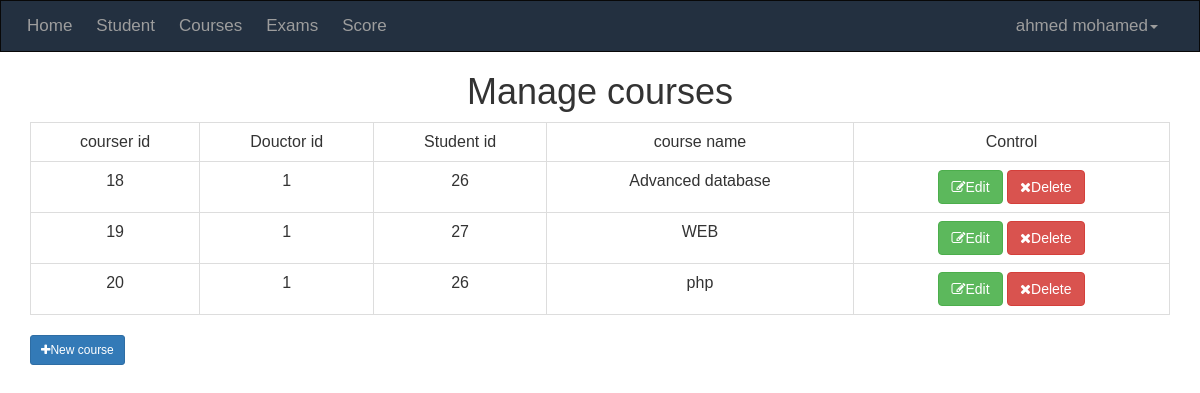
The page /admin/courses.php (signed in) on the database its author committed.
### tables this page shows
CREATE TABLE `courses` (
  `id` int(11) NOT NULL,
  `D_id` int(11) NOT NULL,
  `s_id` int(11) NOT NULL,
  `course_name` varchar(255) NOT NULL,
  `status` int(11) NOT NULL DEFAULT 0
);

### admin/courses.php (the view, shortened to what this page needs)
<?php
if(isset($_SESSION['admin_username'])){
	include "in.php";
	$do="";
	if(isset($_GET['do'])){
			$do=$_GET['do'];
	}else{
			$do='Manage';
	}
	if($do=="Manage"){
		$stmt=mysqli_query($conn,"call selectallcourses();");
		$rowcount=mysqli_num_rows($stmt);
		$courses = mysqli_fetch_all($stmt);
		if (!empty($courses)) {
?>
			<h1 class="text-center">Manage courses</h1>
			<div class="container">
				<div class="table-responsive">
					<table class="main-table text-center table table-bordered manage-avatar">
						<tr>
							<td>courser id</td>
							<td>Douctor id</td>
							<td>Student id</td>
                            <td>course name</td>
                            <td>Control</td>
						</tr>
<?php
							for($i=0;$i<$rowcount;$i++){
								echo "<tr>";
									echo "<td>".$courses[$i][0]."</td>";
									echo "<td>".$courses[$i][1]."</td>";
                                    echo "<td>".$courses[$i][2]."</td>";
                                    echo "<td>".$courses[$i][3]."</td>";
                                    echo "<td>
										<a href='courses.php?do=Edit&course_id=".$courses[$i][0]."' class='btn btn-success'><i class='fa fa-edit'></i>Edit</a>
										<a href='courses.php?do=Delete&course_id=".$courses[$i][0]."' class='btn btn-danger confirm'><i class='fa fa-close'></i>Delete</a>";
									echo " </td>";
								echo "</tr>";
							}
?>
					</table>
				</div>
				<a href='courses.php?do=Add' class="btn btn-sm btn-primary"><i class="fa fa-plus"></i>New course</a>
			</div>
<?php
		}
	}
	include $tpl."footer.php";
}else{
		header("location:index.php");
		exit();
	}
?>

### admin/layout/css/css.css (style rules this page uses)
body { font-family: Arial, Helvetica, sans-serif; font-size: 17px; line-height: 1.6em; }
* { box-sizing: border-box; -moz-box-sizing: border-box; -o-box-sizing: border-box; -webkit-box-sizing: border-box; }
a { text-decoration: none; }

### rows shown on the page
courses: id "18", D "1", s "26", course_name "Advanced database"
courses: id "19", D "1", s "27", course_name "WEB"
courses: id "20", D "1", s "26", course_name "php"

### other values the page prints
$_SESSION['admin_username'] "ahmed mohamed"
